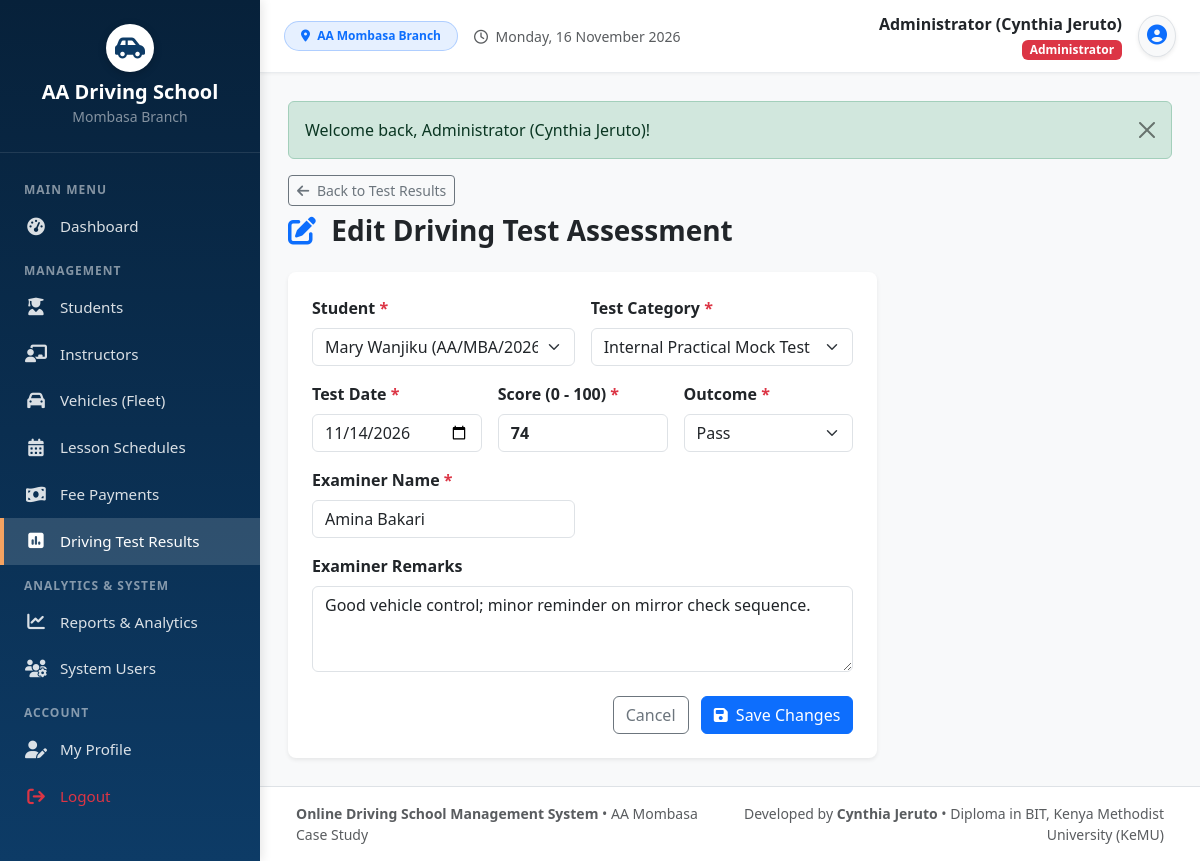
The app's page /test_result_edit.php?id=3 (signed in) with its own data.
### tables this page shows
CREATE TABLE `driving_test_results` (
  `result_id` INT(11) NOT NULL AUTO_INCREMENT,
  `student_id` INT(11) NOT NULL,
  `test_date` DATE NOT NULL,
  `test_type` ENUM('Internal Theory Test', 'Internal Practical Mock Test', 'Final NTSA/Police Driving Test') NOT NULL DEFAULT 'Internal Practical Mock Test',
  `score` INT(11) NOT NULL,
  `status` ENUM('Pass', 'Fail', 'Pending') NOT NULL DEFAULT 'Pass',
  `examiner_name` VARCHAR(100) NOT NULL,
  `remarks` TEXT DEFAULT NULL,
  `created_at` TIMESTAMP NOT NULL DEFAULT CURRENT_TIMESTAMP,
  PRIMARY KEY (`result_id`),
  KEY `fk_test_student` (`student_id`),
  CONSTRAINT `fk_test_student` FOREIGN KEY (`student_id`) REFERENCES `students` (`student_id`) ON DELETE CASCADE
);

CREATE TABLE `students` (
  `student_id` INT(11) NOT NULL AUTO_INCREMENT,
  `user_id` INT(11) DEFAULT NULL,
  `student_reg_no` VARCHAR(30) NOT NULL UNIQUE,
  `full_name` VARCHAR(100) NOT NULL,
  `gender` ENUM('Male', 'Female', 'Other') NOT NULL,
  `date_of_birth` DATE DEFAULT NULL,
  `phone` VARCHAR(20) NOT NULL,
  `email` VARCHAR(100) DEFAULT NULL,
  `national_id` VARCHAR(30) DEFAULT NULL,
  `address` VARCHAR(255) DEFAULT 'Mombasa',
  `course_category` VARCHAR(100) NOT NULL DEFAULT 'Category B (Light Vehicle - Manual)',
  `course_fee` DECIMAL(10,2) NOT NULL DEFAULT 15000.00,
  `registration_date` DATE NOT NULL,
  `status` ENUM('Enrolled', 'In Training', 'Test Ready', 'Completed', 'Dropped') NOT NULL DEFAULT 'Enrolled',
  `created_at` TIMESTAMP NOT NULL DEFAULT CURRENT_TIMESTAMP,
  PRIMARY KEY (`student_id`),
  KEY `fk_student_user` (`user_id`),
  CONSTRAINT `fk_student_user` FOREIGN KEY (`user_id`) REFERENCES `users` (`user_id`) ON DELETE SET NULL
);

### test_result_edit.php (the view, shortened to what this page needs)
<?php
require_once __DIR__ . '/includes/header.php';
$resultId = (int)($_GET['id'] ?? 0);
$stmt = $pdo->prepare("SELECT * FROM driving_test_results WHERE result_id = ?");
$stmt->execute([$resultId]);
$result = $stmt->fetch();
$students = $pdo->query("SELECT student_id, student_reg_no, full_name FROM students ORDER BY full_name ASC")->fetchAll();
?>
<div class="mb-4">
    <a href="test_results.php" class="btn btn-outline-secondary btn-sm mb-2"><i class="fa-solid fa-arrow-left me-1"></i> Back to Test Results</a>
    <h3 class="fw-bold mb-1 text-dark"><i class="fa-solid fa-pen-to-square text-primary me-2"></i> Edit Driving Test Assessment</h3>
</div>
<div class="card border-0 shadow-sm rounded-3 col-lg-8">
    <div class="card-body p-4">
        <form method="POST" action="test_result_edit.php?id=<?= $resultId ?>">
            <div class="row g-3">
                <div class="col-md-6">
                    <label class="form-label fw-semibold">Student <span class="text-danger">*</span></label>
                    <select name="student_id" class="form-select" required>
                        <?php foreach ($students as $stu): ?>
                            <option value="<?= $stu['student_id'] ?>" <?= ($result['student_id'] == $stu['student_id']) ? 'selected' : '' ?>>
                                <?= htmlspecialchars($stu['full_name']) ?> (<?= htmlspecialchars($stu['student_reg_no']) ?>)
                            </option>
                        <?php endforeach; ?>
                    </select>
                </div>
                <div class="col-md-6">
                    <label class="form-label fw-semibold">Test Category <span class="text-danger">*</span></label>
                    <select name="test_type" class="form-select" required>
                        <option value="Internal Practical Mock Test" <?= ($result['test_type'] === 'Internal Practical Mock Test') ? 'selected' : '' ?>>Internal Practical Mock Test</option>
                    </select>
                </div>
                <div class="col-md-4">
                    <label class="form-label fw-semibold">Test Date <span class="text-danger">*</span></label>
                    <input type="date" class="form-control" name="test_date" value="<?= htmlspecialchars($result['test_date']) ?>" required>
                </div>
                <div class="col-md-4">
                    <label class="form-label fw-semibold">Score (0 - 100) <span class="text-danger">*</span></label>
                    <input type="number" min="0" max="100" class="form-control fw-bold" name="score" value="<?= htmlspecialchars($result['score']) ?>" required>
                </div>
                <div class="col-md-4">
                    <label class="form-label fw-semibold">Outcome <span class="text-danger">*</span></label>
                    <select name="status" class="form-select" required>
                        <option value="Pass" <?= ($result['status'] === 'Pass') ? 'selected' : '' ?>>Pass</option>
                    </select>
                </div>
                <div class="col-md-6">
                    <label class="form-label fw-semibold">Examiner Name <span class="text-danger">*</span></label>
                    <input type="text" class="form-control" name="examiner_name" value="<?= htmlspecialchars($result['examiner_name']) ?>" required>
                </div>
                <div class="col-12">
                    <label class="form-label fw-semibold">Examiner Remarks</label>
                    <textarea class="form-control" name="remarks" rows="3"><?= htmlspecialchars($result['remarks'] ?? '') ?></textarea>
                </div>
                <div class="col-12 mt-4 text-end">
                    <a href="test_results.php" class="btn btn-outline-secondary me-2">Cancel</a>
                    <button type="submit" class="btn btn-primary"><i class="fa-solid fa-save me-1"></i> Save Changes</button>
                </div>
            </div>
        </form>
    </div>
</div>
<?php require_once __DIR__ . '/includes/footer.php'; ?>

### assets/css/style.css (style rules this page uses)
:root { --primary-color: #0d3b66; --primary-dark: #07213a; --primary-light: #185a9d; --accent-color: #f4a261; --accent-hover: #e76f51; --bg-light: #f8f9fa; --sidebar-width: 260px; --text-dark: #2b2d42; --card-shadow: 0 4px 12px rgba(0, 0, 0, 0.05); }
body { font-family: 'Segoe UI', system-ui, -apple-system, sans-serif; background-color: var(--bg-light); color: var(--text-dark); min-height: 100vh; }

### records on screen
driving_test_results: student_id "Mary Wanjiku (AA/MBA/2026/001)", test_type "Internal Practical Mock Test", test_date "11/14/2026", score "74", status "Pass", examiner_name "Amina Bakari", remarks "Good vehicle control; minor reminder on mirror check sequence."

### other values on screen
$_SESSION['full_name'] "Administrator (Cynthia Jeruto)"
$_SESSION['role'] "Administrator"
$flash['message'] "Welcome back, Administrator (Cynthia Jeruto)!"
